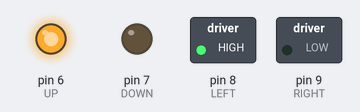
This sketch was run on a simulated Arduino Uno, built with avr-gcc and run on an emulated ATmega328P. On the bench: switched loads named in the sketch (green lamp = pin HIGH), output pins drawn as LEDs (lit = HIGH).

Above: at 0.5 s.
At 3.5 s:
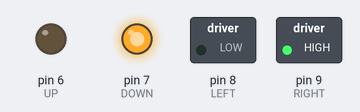
Timing chart, 0 to 4.6 s (numbered marks = the images above):
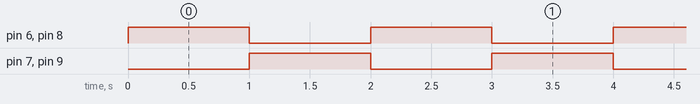

The sketch:

MotorAndL293D.ino
```cpp
/** Управление движением вперёд */
#define UP    6

/** Управление движением назад */
#define DOWN  7

/** Управление движением влево */
#define LEFT  8

/** Управление движением вправо */
#define RIGHT 9

/** Будем использовать эту переменную, чтобы двигать машику сначала вперёд, а затем назад */
boolean moveUp = true;


void setup() {
    pinMode(UP, OUTPUT);
    pinMode(DOWN, OUTPUT);
    pinMode(LEFT, OUTPUT);
    pinMode(RIGHT, OUTPUT);
}

void loop() {
    digitalWrite(UP, moveUp);
    digitalWrite(DOWN, !moveUp);
    digitalWrite(LEFT, moveUp);
    digitalWrite(RIGHT, !moveUp);

    moveUp = !moveUp;
    delay(1000);
}
```

Measured:
- by itself, pin 6 (UP), pin 7 (DOWN), pin 8 (LEFT), pin 9 (RIGHT): alternates HIGH for 1.0 s and LOW for 1.0 s
